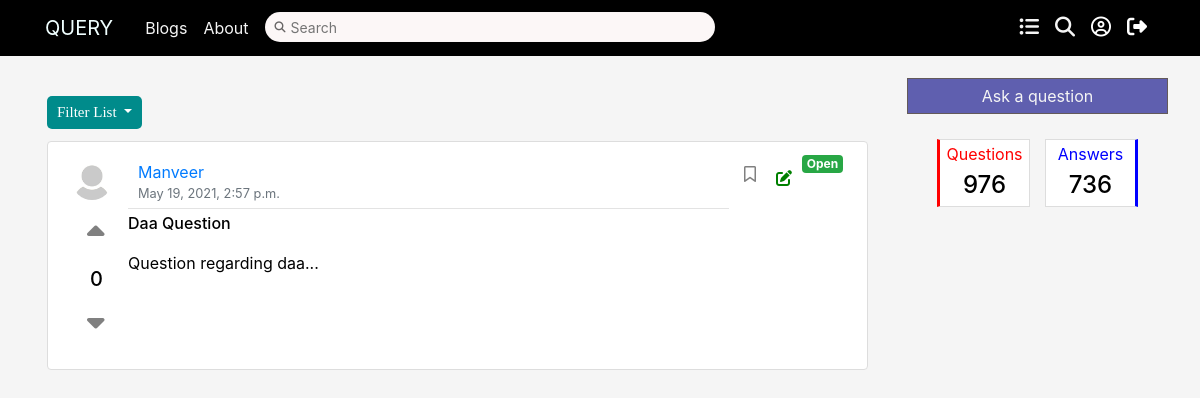
Page /Query/your-list/all (signed in) on the earlier database version.
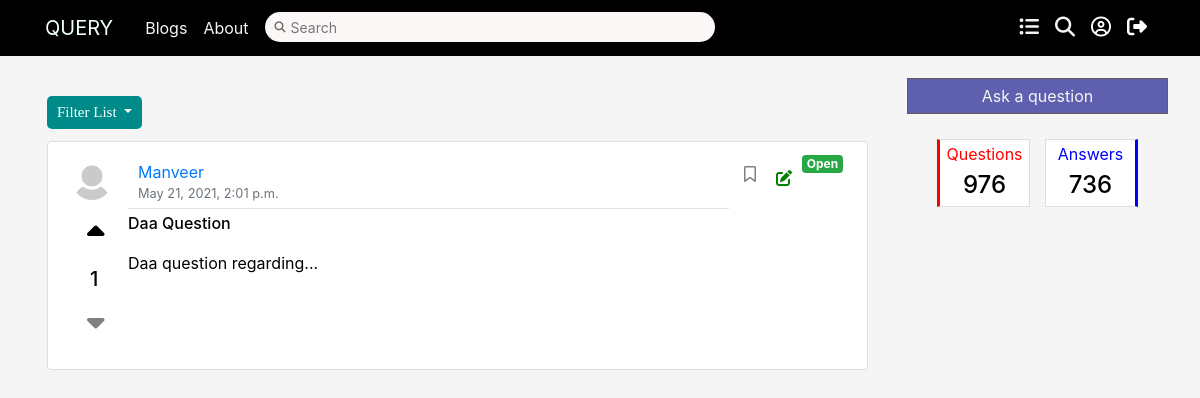
Same page on the later database version.
### quesans/models.py (models this page shows, shortened)
class Question(models.Model):
    title = models.CharField(max_length=100)
    desc = HTMLField('desc')
    image = models.ImageField(null=True, blank=True, upload_to='question_images/')
    author=models.ForeignKey(User,on_delete=models.CASCADE,default=None)
    created_on = models.DateTimeField(auto_now=True)
    qupvote = models.ManyToManyField(User,related_name = 'q_upvote')
    qdownvote = models.ManyToManyField(User,related_name = 'q_downvote')
    bookmarked = models.ManyToManyField(User,related_name = 'bookmarked')
    answered = models.BooleanField(default=False)
    slug=models.SlugField()
    def snippet(self):
        return self.desc[:25]+"...<p>"

### users/models.py (models this page shows, shortened)
class Profile(models.Model):
    user = models.OneToOneField(User, on_delete=models.CASCADE)
    image = models.ImageField(default='default.jpg', upload_to='profile_pics')
    bio = models.TextField(default="No Bio")
    room = models.IntegerField(default=43)
    block = models.CharField(default="B2", max_length=100)
    programme = models.CharField(default='B.Tech', max_length=15)
    branch = models.CharField(default='CSE', max_length=15)
    face = models.ImageField(blank=True, upload_to='faces')
    face_encode = encrypt(models.TextField(blank=True))
    two_factor = models.BooleanField(default=False)
    following = models.ManyToManyField(
        User, related_name='following')
    follow_request = models.ManyToManyField(
        User, related_name='requests')
    dob = models.DateField(blank=True, null=True)

### quesans/views.py (the view)
# urls.py: path('your-list/<str:filter>',views.YourQuestionListView.as_view(),name='qlist'),
class YourQuestionListView(LoginRequiredMixin, ListView):
    model = Question
    template_name = 'quesans/qlist.html'
    context_object_name = 'questions'
    ordering = ['answered','-created_on']
    def get_queryset(self):
        if self.kwargs["filter"] == 'all':
            questions = Question.objects.all().filter(author=self.request.user)
        elif self.kwargs["filter"] == 'answered':
            questions = Question.objects.all().filter(answered=True)
        elif self.kwargs["filter"] == 'pending':
            questions = Question.objects.all().filter(answered=False)
        elif self.kwargs["filter"] == 'bookmarked':
            questions=Question.objects.all().filter(bookmarked__in=[self.request.user])
        return questions
    def get_context_data(self, **kwargs):
        context = super().get_context_data(**kwargs)
        try:
            uplst = []
            downlst = []
            booklst = []
            answlst = []
            pendlst = []
            questions = self.get_queryset()
            for question in questions:
                if question.qupvote.filter(id=self.request.user.id).exists():
                    uplst.append(question)
                if question.qdownvote.filter(id=self.request.user.id).exists():
                    downlst.append(question)
                if question.bookmarked.filter(id=self.request.user.id).exists():
                    booklst.append(question)
            context['uplst'] = uplst
            context['downlst'] = downlst
            context['downlst'] = downlst
            context['bklst'] = booklst
            return context
        except:
            return None

### quesans/templates/quesans/qlist.html (shortened to what this page needs)
{% extends 'quesans/base_layout.html' %}
{% load mathfilters %}
{% block content %}
<div class="container mt-3">
  <div class="dropdown">
    <button type="button" class="btn btn-primary dropdown-toggle" data-toggle="dropdown">
    Filter List
    </button>
  </div>
  {% for question in questions %}
  <article class="media content-section">
      <div class="ques-vote" style="display: flex; flex-direction: column;">
          <img class="rounded-circle article-img" src="{{question.author.profile.image.url }}" width='50' height='50' >
          <form action="{% url 'quesans:ques-voteup' %}" method="POST" style="display: inline-block;" class="upvote-form" id="{{ question.id }}">
              <button type="submit" class="btn mt-1 upvote-btn{{ question.id }}" name="question_id" value="{{ question.id }}" style="background-color: transparent;">
              {% if question in uplst %}
              <i class="fas fa-caret-up upvoted" style="font-size: 28px; margin-left: 5px; margin-top: 10px;color:black"></i>
              {% else %}
              <i class="fas fa-caret-up upvote" style="font-size: 28px; margin-left: 5px; margin-top: 10px;color:grey"></i>
              {% endif %}
              </button>
          </form>
          <h5 class="vote-count{{question.id}}" style="margin-left: 18px;">{{question.qupvote.count|sub:question.qdownvote.count}}</h5>
          <form class="downvote-form" action="{% url 'quesans:ques-votedown' %}" method="POST" style="display: inline-block;" id="{{question.id}}">
              <button type="submit" class="btn mt-1 downvote-btn{{question.id}}" name="question_id" value="{{ question.id }}" style="background-color: transparent;">
              {% if question in downlst %}
              <i class="fas fa-caret-down downvoted" style="font-size: 28px; margin-left: 5px;color:black"></i>
              {% else %}
              <i class="fas fa-caret-down downvote" style="font-size: 28px; margin-left: 5px;color:grey"></i>
              {% endif %}
              </button>
          </form>
      </div>
      <div class="media-body">
      <div class="article-metadata">
          <a class="mr-2" href="{% url 'profile-page' question.author.id %}">{{question.author}}</a>
          <small class="text-muted">{{question.created_on}}</small>
      </div>
      <p><a class="article-title" href="{% url 'quesans:qthread' question.slug %}">{{ question.title }}</a></p>
      <p class="question-description">{{ question.snippet|safe }}</p>
      </div>
      <form class="bookmark-form" action="{% url 'quesans:ques-bookmark' question.slug %}" method="POST" style="display: inline-block;" id="{{question.id}}">
          <button type="submit" class="btn mt-1 bookmark-btn{{question.id}}" name="question_id" value="{{ question.id }}" style="background-color: transparent;">
          {% if question in bklst %}
          <i class="fas fa-bookmark bookmarked" style="font-size: 16px; margin-left: 5px;color:black"></i>
          {% else %}
          <i class="far fa-bookmark bookmark" style="font-size: 16px; margin-left: 5px;color:grey"></i>
          {% endif %}
          </button>
      </form>
      <a href="{% url 'quesans:qupdate' question.pk %}" class='btn' role='button' style="background-color: transparent;"><i class='fas fa-edit' style='font-size:16px;color:green'></i></a>
      {% if question.answered %}
      <span class="badge badge-danger">Closed</span>
      {% else %}
      <span class="badge badge-success">Open</span>
      {% endif %}
  </article>
  {% endfor %}
</div>
{% endblock %}

Differences in the rows shown:
removed Question: author.profile.image (placeholder picture), qupvote.count|sub "0", author "Manveer", created_on "May 19, 2021, 2:57 p.m.", title "Daa Question", snippet "Question regarding daa...", answered "Open"
added Question: author.profile.image (placeholder picture), qupvote.count|sub "1", author "Manveer", created_on "May 21, 2021, 2:01 p.m.", title "Daa Question", snippet "Daa question regarding...", answered "Open"
